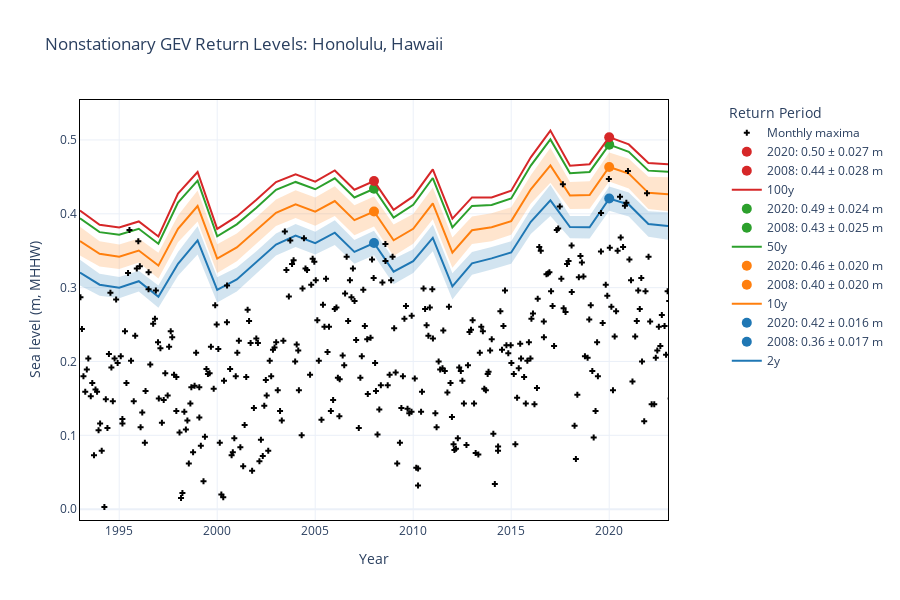

The notebook cell saved with this chart:
### Markdown cell above
```{glue:figure} TimeDependentReturnValue
:name: "TimeDependentReturnValue"
Time series of the nonstationary GEV-based extreme water level return values for {glue:text}`station_name`. The monthly maxima (+) are displayed spanning data from {glue:text}`year0` to 2023. The return levels (at 2, 10, 50, and 100 year levels) are shown in solid lines. The 95% Confidence Interval (shaded area) also varies in time, and is shown only for the 2 and 10 year return levels. Years 2008 and 2020 are highlighted on these curves to show the differences in values when taking seasonality, a long-term trend, and the 18.6 nodal-cycle into account. This particular best-fit model for {glue:text}`station_name` includes the {glue:text}`parameters_included`.
```
```{margin}
Caution: Confidence Intervals still getting tweaked!!
```

### Code cell
####INPROGRESS#####


import seaborn as sns
import matplotlib.colors as mcolors
import numpy as np
import plotly.graph_objects as go
import xarray as xr
import os

# Load the dataset
ds = xr.open_dataset(os.path.join(model_output_dir, ridString, 'RL_best.nc'))
dsMHHW = ds - STNDtoMHHW
dsMHHW.attrs['units'] = 'm, MHHW'

# Get the first year
year0 = dsMHHW['Year'][0].item()

# Generate the Seaborn color palette and convert to hex
seaborn_palette = sns.color_palette()  # Adjust the palette as needed
cmap = [mcolors.to_hex(color) for color in seaborn_palette]

# Create Plotly figure
fig = go.Figure()

yearseval = [2008, 2020]


# Layout configuration
fig.update_layout(
    title=f'Nonstationary GEV Return Levels: {station_name}',
    xaxis_title='Year',
    yaxis_title='Sea level (m, MHHW)',
    yaxis=dict(showline=True,linecolor='black',mirror=True,tickformat='.1f',range=[meanmaxSL - 0.5 * rangemaxSL, meanmaxSL + 0.75 * rangemaxSL]),
    xaxis=dict(showline=True,linecolor='black',mirror=True,tickformat='.0f',range=[year0plot, 2023]),
    legend_title='Return Period',
    legend=dict(
        x=1.1,  # Position the legend horizontally
        y=1,  # Position the legend at the top
    ),    
    template='plotly_white',
    width = 900,
    height = 600
)

# Plot each return period
for i, rp in enumerate(dsMHHW['ReturnPeriod']):
    fig.add_trace(go.Scatter(
        x=dsMHHW['Year'].values,
        y=dsMHHW['ReturnLevel'][i].values,
        mode='lines',
        line=dict(color=cmap[i], width=2),
        name=f'{rp.values}y',
        hovertemplate='%{x:.0f}: %{y:.3f} m'
    ))
    for year in yearseval:
        yrval = dsMHHW['ReturnLevel'][i].sel(Year=year).values
        std = dsMHHW['RL_high'][i].sel(Year=year).values - yrval
        fig.add_trace(go.Scatter(
            x=[year],
            y=[yrval],
            mode='markers+text',
            marker=dict(color=cmap[i], size=10),
            hovertemplate='%{x:.0f}: %{y:.3f} m',
            textposition='top right',
            name=f'{year}: {yrval:.2f} ± {std:.3f} m'
        ))

for i in range(2):
    rgba_color = mcolors.to_rgba(cmap[i], alpha=0.2)  # Adjust alpha for transparency
    
    # Convert the RGBA color to Plotly-friendly format
    fillcolor = f'rgba({rgba_color[0]*255}, {rgba_color[1]*255}, {rgba_color[2]*255}, {rgba_color[3]})'
    fillcolor0 = f'rgba({rgba_color[0]*255}, {rgba_color[1]*255}, {rgba_color[2]*255}, 0)'

    # Add fill between RL_high and RL_low using rgba for transparency
    fig.add_trace(go.Scatter(
        x=dsMHHW['Year'].values,
        y=dsMHHW['RL_high'][i].values,
        mode='lines',  # This can be 'none' if you don't want the line, but usually 'lines' is good
        line=dict(color=fillcolor0),  # Hide the line if desired
        fillcolor=fillcolor,  # Custom RGBA color with transparency
        name='Upper Confidence Interval',
        showlegend=False,
        hoverlabel=dict(
            bgcolor=fillcolor,  # Set background color for the hover box
            font_color=cmap[i]  # Set font color to match the color map
        ),
        hovertemplate='%{x:.0f}: %{y:.3f} m'
    ))

    fig.add_trace(go.Scatter(
        x=dsMHHW['Year'].values,
        y=dsMHHW['RL_low'][i].values,
        mode='lines',  # Again, this can be 'none' if you don't want a line drawn
        fill='tonexty',  # This tells Plotly to fill to the previous trace
        fillcolor=fillcolor,  # Same fillcolor for consistency
        line=dict(color=fillcolor0),  # Hide the line if desired
        showlegend=False,
        name = 'Lower Confidence Interval',
        hoverlabel=dict(
            bgcolor=fillcolor,  # Set background color for the hover box
            font_color=cmap[i]  # Set font color to match the color map
        ),
        hovertemplate='%{x:.0f}: %{y:.3f} m'
    ))





# Assuming `mm` is defined
fig.add_trace(go.Scatter(
    x=mm['t'].values + year0,
    y=mm['monthly_max'].values - STNDtoMHHW,
    mode='markers',
    marker=dict(color='black', size=5, symbol='cross'),
    name='Monthly maxima',
    hovertemplate='%{x:.0f}: %{y:.3f} m'
))

# Save the figure
savename = f'TimeDependentReturnValue_{ridString}.html'



#save html
matrix_dir = Path('../../matrix/plotly')
fig.write_html(matrix_dir / savename, full_html=True)

fig

### Figure 1 — Plotly figure (JSON) as saved in the notebook; plotly's stock layout.template omitted (floating-point values rounded to 4 significant figures; data arrays with more than 128 entries replaced by an {"elided": "..."} marker saying what was removed)
{"data": [{"hovertemplate": "%{x:.0f}: %{y:.3f} m", "line": {"color": "#1f77b4", "width": 2}, "mode": "lines", "name": "2y", "type": "scatter", "x": [1993, 1994, 1995, 1996, 1997, 1998, 1999, 2000, 2001, 2002, 2003, 2004, 2005, 2006, 2007, 2008, 2009, 2010, 2011, 2012, 2013, 2014, 2015, 2016, 2017, 2018, 2019, 2020, 2021, 2022, 2023], "y": [0.3204, 0.304, 0.3, 0.3087, 0.2878, 0.3323, 0.364, 0.297, 0.3111, 0.3345, 0.3584, 0.3706, 0.3604, 0.3744, 0.3484, 0.3604, 0.3216, 0.3358, 0.3675, 0.3017, 0.333, 0.3396, 0.3476, 0.3892, 0.4181, 0.382, 0.3818, 0.4206, 0.4126, 0.3862, 0.3835]}, {"hovertemplate": "%{x:.0f}: %{y:.3f} m", "marker": {"color": "#1f77b4", "size": 10}, "mode": "markers+text", "name": "2008: 0.36 ± 0.017 m", "textposition": "top right", "type": "scatter", "x": [2008], "y": [0.3604]}, {"hovertemplate": "%{x:.0f}: %{y:.3f} m", "marker": {"color": "#1f77b4", "size": 10}, "mode": "markers+text", "name": "2020: 0.42 ± 0.016 m", "textposition": "top right", "type": "scatter", "x": [2020], "y": [0.4206]}, {"hovertemplate": "%{x:.0f}: %{y:.3f} m", "line": {"color": "#ff7f0e", "width": 2}, "mode": "lines", "name": "10y", "type": "scatter", "x": [1993, 1994, 1995, 1996, 1997, 1998, 1999, 2000, 2001, 2002, 2003, 2004, 2005, 2006, 2007, 2008, 2009, 2010, 2011, 2012, 2013, 2014, 2015, 2016, 2017, 2018, 2019, 2020, 2021, 2022, 2023], "y": [0.363, 0.3458, 0.3419, 0.3502, 0.3298, 0.3796, 0.4106, 0.3394, 0.3544, 0.3773, 0.4014, 0.4129, 0.4029, 0.4172, 0.3914, 0.4032, 0.3642, 0.3797, 0.4141, 0.3474, 0.3777, 0.3818, 0.3901, 0.4331, 0.4656, 0.4247, 0.4255, 0.4634, 0.4544, 0.4284, 0.4265]}, {"hovertemplate": "%{x:.0f}: %{y:.3f} m", "marker": {"color": "#ff7f0e", "size": 10}, "mode": "markers+text", "name": "2008: 0.40 ± 0.020 m", "textposition": "top right", "type": "scatter", "x": [2008], "y": [0.4032]}, {"hovertemplate": "%{x:.0f}: %{y:.3f} m", "marker": {"color": "#ff7f0e", "size": 10}, "mode": "markers+text", "name": "2020: 0.46 ± 0.020 m", "textposition": "top right", "type": "scatter", "x": [2020], "y": [0.4634]}, {"hovertemplate": "%{x:.0f}: %{y:.3f} m", "line": {"color": "#2ca02c", "width": 2}, "mode": "lines", "name": "50y", "type": "scatter", "x": [1993, 1994, 1995, 1996, 1997, 1998, 1999, 2000, 2001, 2002, 2003, 2004, 2005, 2006, 2007, 2008, 2009, 2010, 2011, 2012, 2013, 2014, 2015, 2016, 2017, 2018, 2019, 2020, 2021, 2022, 2023], "y": [0.3939, 0.3752, 0.3715, 0.3797, 0.3595, 0.4152, 0.445, 0.3695, 0.3857, 0.4083, 0.4324, 0.4432, 0.4332, 0.4481, 0.4222, 0.4339, 0.3949, 0.4122, 0.4485, 0.3815, 0.4107, 0.4119, 0.4208, 0.4654, 0.5007, 0.455, 0.4567, 0.4936, 0.484, 0.4585, 0.457]}, {"hovertemplate": "%{x:.0f}: %{y:.3f} m", "marker": {"color": "#2ca02c", "size": 10}, "mode": "markers+text", "name": "2008: 0.43 ± 0.025 m", "textposition": "top right", "type": "scatter", "x": [2008], "y": [0.4339]}, {"hovertemplate": "%{x:.0f}: %{y:.3f} m", "marker": {"color": "#2ca02c", "size": 10}, "mode": "markers+text", "name": "2020: 0.49 ± 0.024 m", "textposition": "top right", "type": "scatter", "x": [2020], "y": [0.4936]}, {"hovertemplate": "%{x:.0f}: %{y:.3f} m", "line": {"color": "#d62728", "width": 2}, "mode": "lines", "name": "100y", "type": "scatter", "x": [1993, 1994, 1995, 1996, 1997, 1998, 1999, 2000, 2001, 2002, 2003, 2004, 2005, 2006, 2007, 2008, 2009, 2010, 2011, 2012, 2013, 2014, 2015, 2016, 2017, 2018, 2019, 2020, 2021, 2022, 2023], "y": [0.4045, 0.3851, 0.3816, 0.3896, 0.3693, 0.4274, 0.4566, 0.3796, 0.3965, 0.4189, 0.443, 0.4533, 0.4434, 0.4587, 0.4326, 0.4443, 0.4054, 0.4236, 0.46, 0.3933, 0.4222, 0.4221, 0.4313, 0.4765, 0.5126, 0.4652, 0.4672, 0.5038, 0.4939, 0.4688, 0.4672]}, {"hovertemplate": "%{x:.0f}: %{y:.3f} m", "marker": {"color": "#d62728", "size": 10}, "mode": "markers+text", "name": "2008: 0.44 ± 0.028 m", "textposition": "top right", "type": "scatter", "x": [2008], "y": [0.4443]}, {"hovertemplate": "%{x:.0f}: %{y:.3f} m", "marker": {"color": "#d62728", "size": 10}, "mode": "markers+text", "name": "2020: 0.50 ± 0.027 m", "textposition": "top right", "type": "scatter", "x": [2020], "y": [0.5038]}, {"fillcolor": "rgba(31.0, 119.0, 180.0, 0.2)", "hoverlabel": {"bgcolor": "rgba(31.0, 119.0, 180.0, 0.2)", "font": {"color": "#1f77b4"}}, "hovertemplate": "%{x:.0f}: %{y:.3f} m", "line": {"color": "rgba(31.0, 119.0, 180.0, 0)"}, "mode": "lines", "name": "Upper Confidence Interval", "showlegend": false, "type": "scatter", "x": [1993, 1994, 1995, 1996, 1997, 1998, 1999, 2000, 2001, 2002, 2003, 2004, 2005, 2006, 2007, 2008, 2009, 2010, 2011, 2012, 2013, 2014, 2015, 2016, 2017, 2018, 2019, 2020, 2021, 2022, 2023], "y": [0.3379, 0.3189, 0.3143, 0.3228, 0.3028, 0.3484, 0.3831, 0.314, 0.3274, 0.3493, 0.3733, 0.3862, 0.3758, 0.3911, 0.3646, 0.377, 0.3387, 0.3519, 0.3857, 0.3194, 0.3484, 0.3549, 0.3628, 0.4058, 0.4392, 0.3969, 0.397, 0.4371, 0.4288, 0.4036, 0.4022]}, {"fill": "tonexty", "fillcolor": "rgba(31.0, 119.0, 180.0, 0.2)", "hoverlabel": {"bgcolor": "rgba(31.0, 119.0, 180.0, 0.2)", "font": {"color": "#1f77b4"}}, "hovertemplate": "%{x:.0f}: %{y:.3f} m", "line": {"color": "rgba(31.0, 119.0, 180.0, 0)"}, "mode": "lines", "name": "Lower Confidence Interval", "showlegend": false, "type": "scatter", "x": [1993, 1994, 1995, 1996, 1997, 1998, 1999, 2000, 2001, 2002, 2003, 2004, 2005, 2006, 2007, 2008, 2009, 2010, 2011, 2012, 2013, 2014, 2015, 2016, 2017, 2018, 2019, 2020, 2021, 2022, 2023], "y": [0.3029, 0.289, 0.2858, 0.2946, 0.2728, 0.3162, 0.3449, 0.28, 0.2949, 0.3196, 0.3435, 0.3549, 0.3449, 0.3578, 0.3323, 0.3439, 0.3046, 0.3198, 0.3493, 0.2841, 0.3176, 0.3244, 0.3324, 0.3726, 0.397, 0.367, 0.3667, 0.4042, 0.3964, 0.3689, 0.3647]}, {"fillcolor": "rgba(255.0, 127.0, 14.0, 0.2)", "hoverlabel": {"bgcolor": "rgba(255.0, 127.0, 14.0, 0.2)", "font": {"color": "#ff7f0e"}}, "hovertemplate": "%{x:.0f}: %{y:.3f} m", "line": {"color": "rgba(255.0, 127.0, 14.0, 0)"}, "mode": "lines", "name": "Upper Confidence Interval", "showlegend": false, "type": "scatter", "x": [1993, 1994, 1995, 1996, 1997, 1998, 1999, 2000, 2001, 2002, 2003, 2004, 2005, 2006, 2007, 2008, 2009, 2010, 2011, 2012, 2013, 2014, 2015, 2016, 2017, 2018, 2019, 2020, 2021, 2022, 2023], "y": [0.3825, 0.3629, 0.3585, 0.3664, 0.3472, 0.3978, 0.4315, 0.3589, 0.3732, 0.3953, 0.4194, 0.4317, 0.422, 0.4373, 0.4116, 0.4235, 0.3856, 0.3997, 0.4355, 0.3681, 0.3965, 0.4007, 0.4087, 0.4523, 0.4893, 0.4429, 0.4441, 0.483, 0.4745, 0.4503, 0.4495]}, {"fill": "tonexty", "fillcolor": "rgba(255.0, 127.0, 14.0, 0.2)", "hoverlabel": {"bgcolor": "rgba(255.0, 127.0, 14.0, 0.2)", "font": {"color": "#ff7f0e"}}, "hovertemplate": "%{x:.0f}: %{y:.3f} m", "line": {"color": "rgba(255.0, 127.0, 14.0, 0)"}, "mode": "lines", "name": "Lower Confidence Interval", "showlegend": false, "type": "scatter", "x": [1993, 1994, 1995, 1996, 1997, 1998, 1999, 2000, 2001, 2002, 2003, 2004, 2005, 2006, 2007, 2008, 2009, 2010, 2011, 2012, 2013, 2014, 2015, 2016, 2017, 2018, 2019, 2020, 2021, 2022, 2023], "y": [0.3436, 0.3287, 0.3252, 0.3341, 0.3125, 0.3613, 0.3897, 0.32, 0.3356, 0.3594, 0.3834, 0.3941, 0.3838, 0.3971, 0.3711, 0.3828, 0.3428, 0.3596, 0.3927, 0.3268, 0.359, 0.3629, 0.3715, 0.414, 0.4419, 0.4064, 0.4069, 0.4438, 0.4342, 0.4064, 0.4035]}, {"hovertemplate": "%{x:.0f}: %{y:.3f} m", "marker": {"color": "black", "size": 5, "symbol": "cross"}, "mode": "markers", "name": "Monthly maxima", "type": "scatter", "x": {"elided": "372 float values"}, "y": {"elided": "372 float values"}}], "layout": {"height": 600, "legend": {"title": {"text": "Return Period"}, "x": 1.1, "y": 1}, "title": {"text": "Nonstationary GEV Return Levels: Honolulu, Hawaii"}, "width": 900, "xaxis": {"linecolor": "black", "mirror": true, "range": [1993, 2023], "showline": true, "tickformat": ".0f", "title": {"text": "Year"}}, "yaxis": {"linecolor": "black", "mirror": true, "range": [-0.01464, 0.5541], "showline": true, "tickformat": ".1f", "title": {"text": "Sea level (m, MHHW)"}}}}
